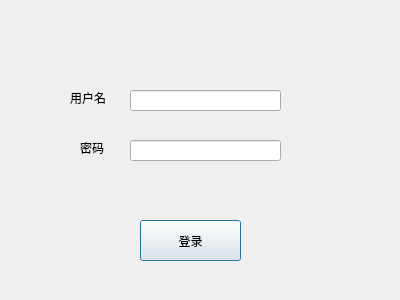
<?xml version="1.0" encoding="UTF-8"?>
<ui version="4.0">
 <class>Dialog</class>
 <widget class="QDialog" name="Dialog">
  <property name="geometry">
   <rect>
    <x>0</x>
    <y>0</y>
    <width>400</width>
    <height>300</height>
   </rect>
  </property>
  <property name="windowTitle">
   <string>Dialog</string>
  </property>
  <widget class="QLabel" name="label">
   <property name="geometry">
    <rect>
     <x>70</x>
     <y>90</y>
     <width>51</width>
     <height>16</height>
    </rect>
   </property>
   <property name="text">
    <string>用户名</string>
   </property>
  </widget>
  <widget class="QLabel" name="label_2">
   <property name="geometry">
    <rect>
     <x>80</x>
     <y>140</y>
     <width>41</width>
     <height>16</height>
    </rect>
   </property>
   <property name="text">
    <string>密码</string>
   </property>
  </widget>
  <widget class="QLineEdit" name="username">
   <property name="geometry">
    <rect>
     <x>130</x>
     <y>90</y>
     <width>151</width>
     <height>21</height>
    </rect>
   </property>
  </widget>
  <widget class="QLineEdit" name="password">
   <property name="geometry">
    <rect>
     <x>130</x>
     <y>140</y>
     <width>151</width>
     <height>21</height>
    </rect>
   </property>
  </widget>
  <widget class="QPushButton" name="loginButton">
   <property name="geometry">
    <rect>
     <x>140</x>
     <y>220</y>
     <width>101</width>
     <height>41</height>
    </rect>
   </property>
   <property name="text">
    <string>登录</string>
   </property>
  </widget>
 </widget>
 <resources/>
 <connections/>
</ui>
